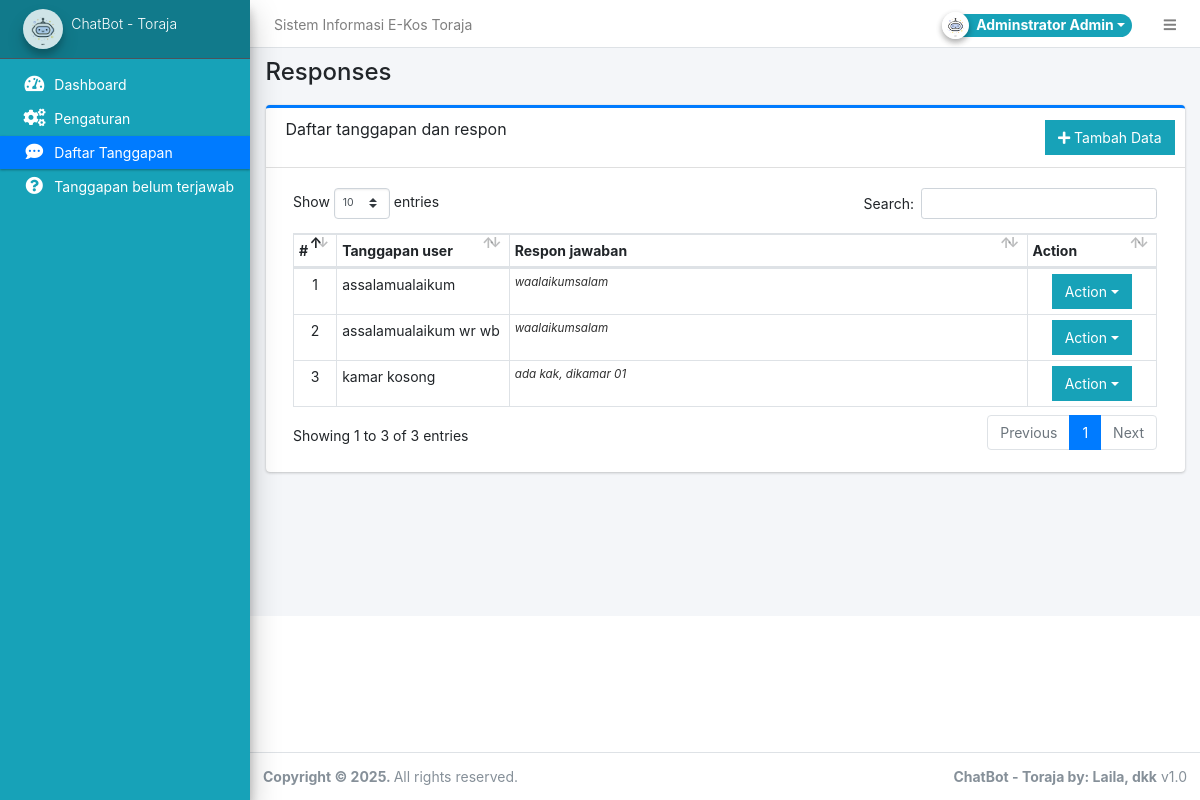
The app's page /admin/?page=responses (signed in) with its own data.
### tables this page shows
CREATE TABLE `questions` (
  `id` int(30) NOT NULL,
  `question` text DEFAULT NULL,
  `response_id` int(30) NOT NULL
);

CREATE TABLE `responses` (
  `id` int(30) NOT NULL,
  `response_message` text DEFAULT NULL
);

### admin/responses/index.php (the view, shortened to what this page needs)
<div class="card card-outline card-primary">
	<div class="card-header">
		<h3 class="card-title">Daftar tanggapan dan respon</h3>
		<div class="card-tools">
			<a href="?page=responses/manage" class="btn btn-flat btn-info"><span class="fas fa-plus"></span> Tambah Data</a>
		</div>
	</div>
	<div class="card-body">
		<div class="container-fluid">
			<table class="table table-bordered table-stripped">
				<colgroup>
					<col width="5%">
					<col width="20%">
					<col width="60%">
					<col width="15%">
				</colgroup>
				<thead>
					<tr>
						<th>#</th>
						<th>Tanggapan user</th>
						<th>Respon jawaban</th>
						<th>Action</th>
					</tr>
				</thead>
				<tbody>
					<?php
					$i = 1;
					$qry = $conn->query("SELECT q.id, r.response_message, q.question FROM `questions` q inner join `responses` r on q.response_id = r.id order by q.question asc ");
					while ($row = $qry->fetch_assoc()) :
					?>
						<tr>
							<td class="text-center"><?php echo $i++; ?></td>
							<td><?php echo $row['question'] ?></td>
							<td><span class="truncate"><?php echo $row['response_message'] ?></span></td>
							<td align="center">
								<button type="button" class="btn btn-flat btn-info dropdown-toggle dropdown-icon" data-toggle="dropdown">
									Action
								</button>
							</td>
						</tr>
					<?php endwhile; ?>
				</tbody>
			</table>
		</div>
	</div>
</div>

### records on screen
questions: question "assalamualaikum", response.response_message "waalaikumsalam"
questions: question "assalamualaikum wr wb", response.response_message "waalaikumsalam"
questions: question "kamar kosong", response.response_message "ada kak, dikamar 01"

### other values on screen
$_settings->info('name') "Sistem Informasi E-Kos Toraja"
$_settings->info('short_name') "ChatBot - Toraja"
str_replace(array("/", "_"), " ", $page) "Responses"
